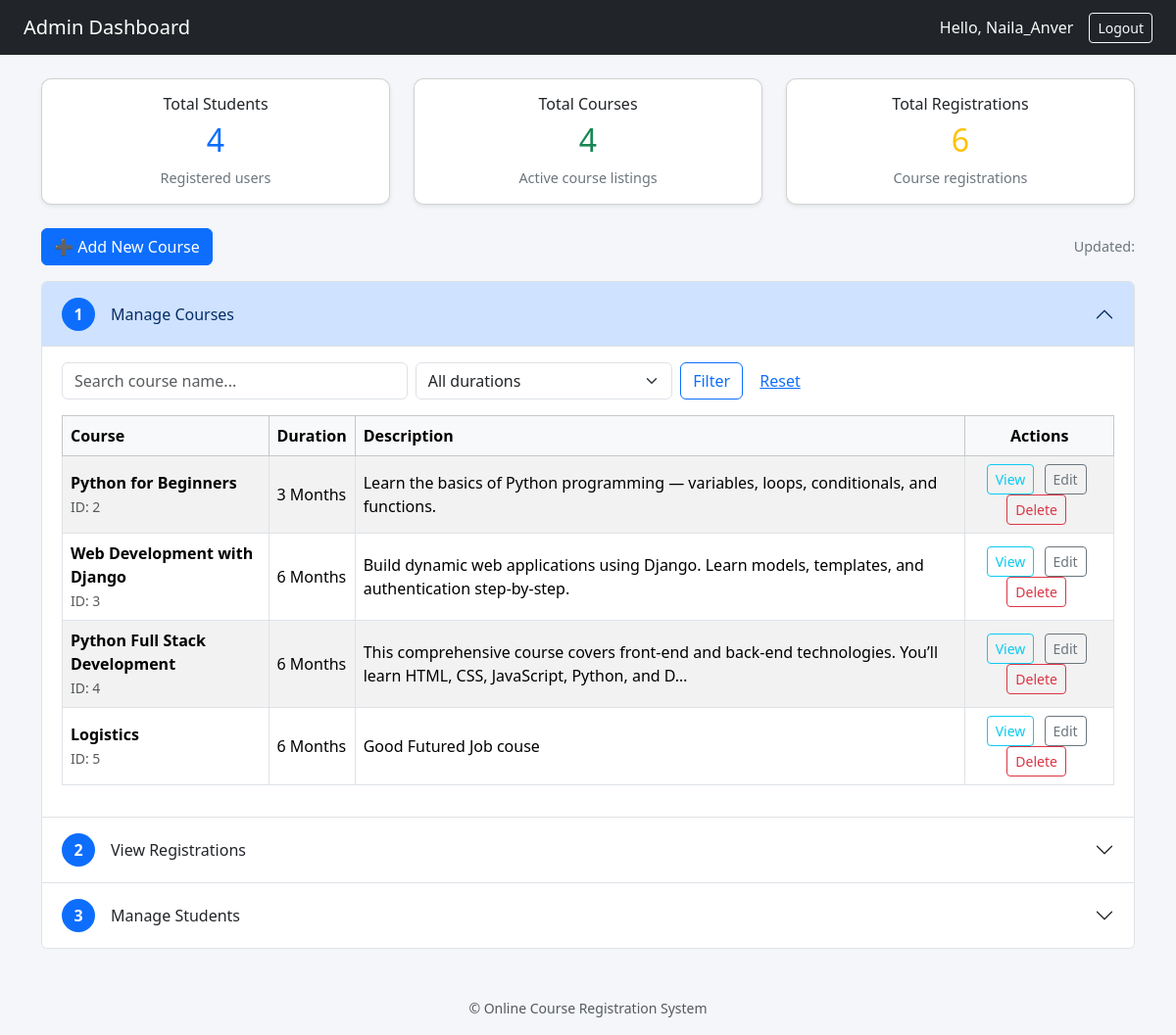
The page /admin_dashboard/ (signed in) on the database as committed earlier.
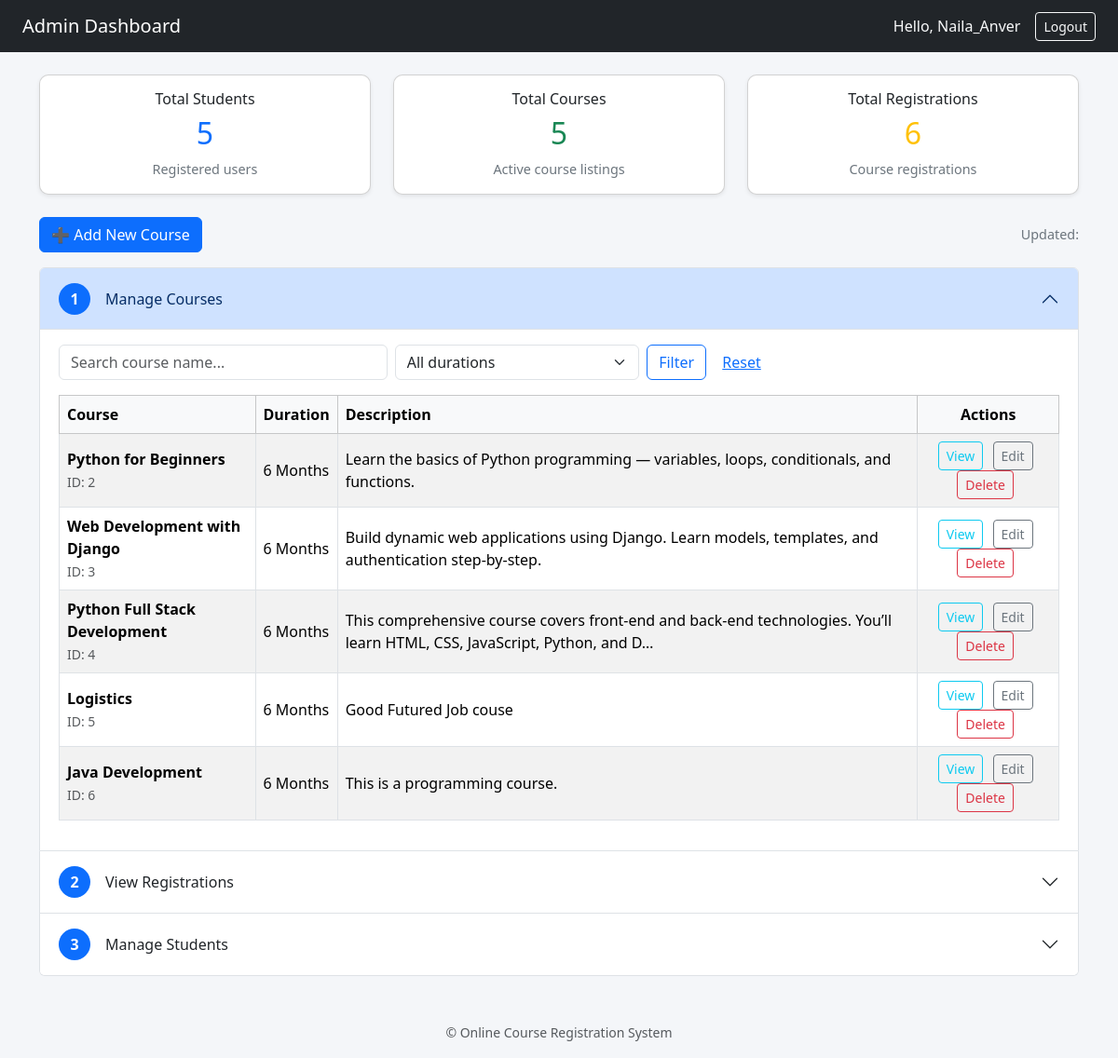
The same page on the database as committed later.
### course_app/models.py (models this page shows, shortened)
class Course(models.Model):
    DURATION_CHOICE = [
        ('1 Month', '1 Month'),
        ('3 Months', '3 Months'),
        ('6 Months', '6 Months'),
    ]
    course_name = models.CharField(max_length=100)
    duration = models.CharField(max_length=20,choices=DURATION_CHOICE)
    description = models.TextField()
    course_image = models.ImageField(upload_to='course_images/', blank=True, null=True)

### course_app/views.py (the view)
# urls.py: path('admin_dashboard/', views.admin_dashboard, name='admin_dashboard'),
@login_required
def admin_dashboard(request):
    if not request.user.is_superuser:
        return redirect('student_dashboard')
    q = request.GET.get('q', '')
    duration = request.GET.get('duration', '')
    courses = Course.objects.all()
    if q:
        courses = courses.filter(course_name__icontains=q)
    if duration:
        courses = courses.filter(duration__iexact=duration)
    registrations = Registration.objects.select_related('course').all()
    students = User.objects.filter(is_superuser=False).order_by('-date_joined')
    context = {
        'courses': courses,
        'registrations': registrations,
        'students': students,
        'total_courses': courses.count(),
        'total_students': students.count(),
        'total_registrations': registrations.count(),
    }
    return render(request, 'admin_dashboard.html', context)

### course_app/templates/admin_dashboard.html (shortened to what the changed rows need)
{% load static %}
<!DOCTYPE html>
<html lang="en">
<head>
  <link href="https://cdn.jsdelivr.net/npm/bootstrap@5.3.3/dist/css/bootstrap.min.css" rel="stylesheet" />
</head>
<body>
<div class="container mt-4">
  <div class="row g-4 mb-4">
    <div class="col-md-4">
      <div class="card shadow-sm p-3 text-center">
        <h6>Total Students</h6>
        <h2 class="text-primary">{{ total_students }}</h2>
        <div class="small-muted">Registered users</div>
      </div>
    </div>
    <div class="col-md-4">
      <div class="card shadow-sm p-3 text-center">
        <h6>Total Courses</h6>
        <h2 class="text-success">{{ total_courses }}</h2>
        <div class="small-muted">Active course listings</div>
      </div>
    </div>
    <div class="col-md-4">
      <div class="card shadow-sm p-3 text-center">
        <h2 class="text-warning">{{ total_registrations }}</h2>
      </div>
    </div>
  </div>
  <div class="accordion" id="adminSteps">
    <div class="accordion-item">
      <h2 class="accordion-header" id="headingCourses">
        <button class="accordion-button" type="button" data-bs-toggle="collapse" data-bs-target="#collapseCourses" aria-expanded="true" aria-controls="collapseCourses">
          <span class="step-badge me-3">1</span> Manage Courses
        </button>
      </h2>
      <div id="collapseCourses" class="accordion-collapse collapse show" aria-labelledby="headingCourses" data-bs-parent="#adminSteps">
        <div class="accordion-body">
          <div class="table-responsive">
            <table class="table table-striped table-bordered align-middle">
              <thead class="table-light">
                <tr>
                  <th>Course</th>
                  <th>Duration</th>
                  <th>Description</th>
                  <th class="text-center">Actions</th>
                </tr>
              </thead>
              <tbody>
                {% for course in courses %}
                <tr>
                  <td>
                    <strong>{{ course.course_name }}</strong><br/>
                    <small class="text-muted">ID: {{ course.id }}</small>
                  </td>
                  <td>{{ course.duration }}</td>
                  <td>{{ course.description|truncatechars:120 }}</td>
                  <td class="text-center action-btns">
                    <a href="{% url 'course_detail' course.id %}" class="btn btn-sm btn-outline-info">View</a>
                    <button class="btn btn-sm btn-outline-secondary" data-bs-toggle="modal" data-bs-target="#editCourseModal{{ course.id }}">Edit</button>
                    <button class="btn btn-sm btn-outline-danger" data-bs-toggle="modal" data-bs-target="#deleteCourseModal{{ course.id }}">Delete</button>
                  </td>
                </tr>
                {% empty %}
                <tr>
                  <td colspan="5" class="text-center text-muted">No courses found.</td>
                </tr>
                {% endfor %}
              </tbody>
            </table>
          </div>
        </div>
      </div>
    </div>
    <div class="accordion-item">
      <h2 class="accordion-header" id="headingRegs">
        <button class="accordion-button collapsed" type="button" data-bs-toggle="collapse" data-bs-target="#collapseRegs" aria-expanded="false" aria-controls="collapseRegs">
          <span class="step-badge me-3">2</span> View Registrations
        </button>
      </h2>
    </div>
    <div class="accordion-item">
      <h2 class="accordion-header" id="headingStudents">
        <button class="accordion-button collapsed" type="button" data-bs-toggle="collapse" data-bs-target="#collapseStudents" aria-expanded="false" aria-controls="collapseStudents">
          <span class="step-badge me-3">3</span> Manage Students
        </button>
      </h2>
    </div>
  </div>
</div>
</body>
</html>

Rows that differ between the two databases and show on the page:
changed Course "Python for Beginners": duration "3 Months" → "6 Months"
added Course: course_name "Java Development", id "6", duration "6 Months", description "This is a programming course."
Other text that changed with them:
{{ total_students }}: "4" → "5"
{{ total_courses }}: "4" → "5"
